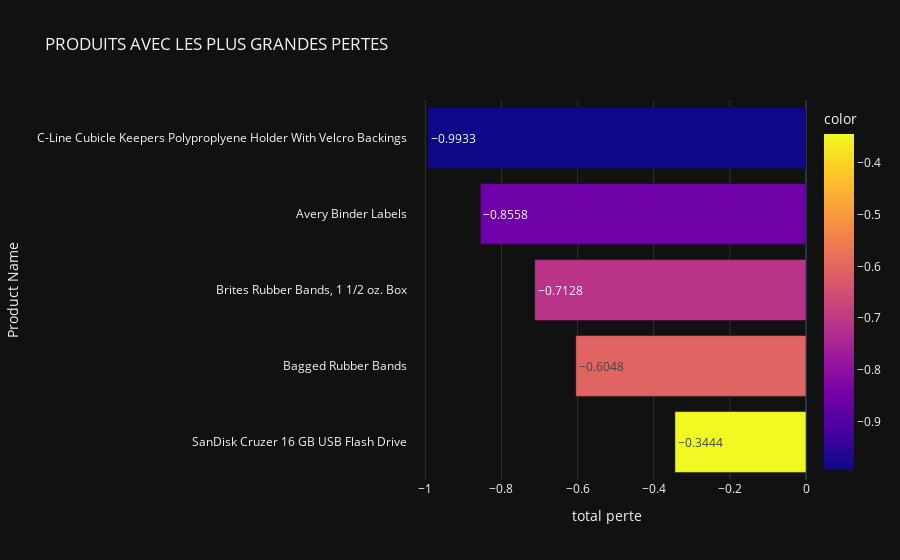

This figure's notebook cell:
### Markdown cell above
3. **Les produits qui encoure des pertes**

### Code cell
top5_perte_produit = df[df['Profit']<0].groupby(['Product Name'])['Profit'].sum().sort_values(ascending=False).head()
fig = px.bar(top5_perte_produit,x = top5_perte_produit ,
            template='plotly_dark',
            color= top5_perte_produit,
            title='PRODUITS AVEC LES PLUS GRANDES PERTES' ,
            text_auto=True , 
            
            )

fig.update_layout(
   xaxis_title='total perte ',
)

iplot(fig)

### Figure 1 — Plotly figure (JSON) as saved in the notebook; plotly's stock layout.template omitted (floating-point values rounded to 4 significant figures)
{"data": [{"alignmentgroup": "True", "hovertemplate": "x=%{x}<br>Product Name=%{y}<br>color=%{marker.color}<extra></extra>", "legendgroup": "", "marker": {"color": [-0.3444, -0.6048, -0.7128, -0.8558, -0.9933], "coloraxis": "coloraxis", "pattern": {"shape": ""}}, "name": "", "offsetgroup": "", "orientation": "h", "showlegend": false, "textposition": "auto", "texttemplate": "%{x}", "type": "bar", "x": [-0.3444, -0.6048, -0.7128, -0.8558, -0.9933], "xaxis": "x", "y": ["SanDisk Cruzer 16 GB USB Flash Drive", "Bagged Rubber Bands", "Brites Rubber Bands, 1 1/2 oz. Box", "Avery Binder Labels", "C-Line Cubicle Keepers Polyproplyene Holder With Velcro Backings"], "yaxis": "y"}], "layout": {"barmode": "relative", "coloraxis": {"colorbar": {"title": {"text": "color"}}, "colorscale": [[0, "#0d0887"], [0.1111, "#46039f"], [0.2222, "#7201a8"], [0.3333, "#9c179e"], [0.4444, "#bd3786"], [0.5556, "#d8576b"], [0.6667, "#ed7953"], [0.7778, "#fb9f3a"], [0.8889, "#fdca26"], [1, "#f0f921"]]}, "legend": {"tracegroupgap": 0}, "title": {"text": "PRODUITS AVEC LES PLUS GRANDES PERTES"}, "xaxis": {"anchor": "y", "domain": [0, 1], "title": {"text": "total perte "}}, "yaxis": {"anchor": "x", "domain": [0, 1], "title": {"text": "Product Name"}}}}
